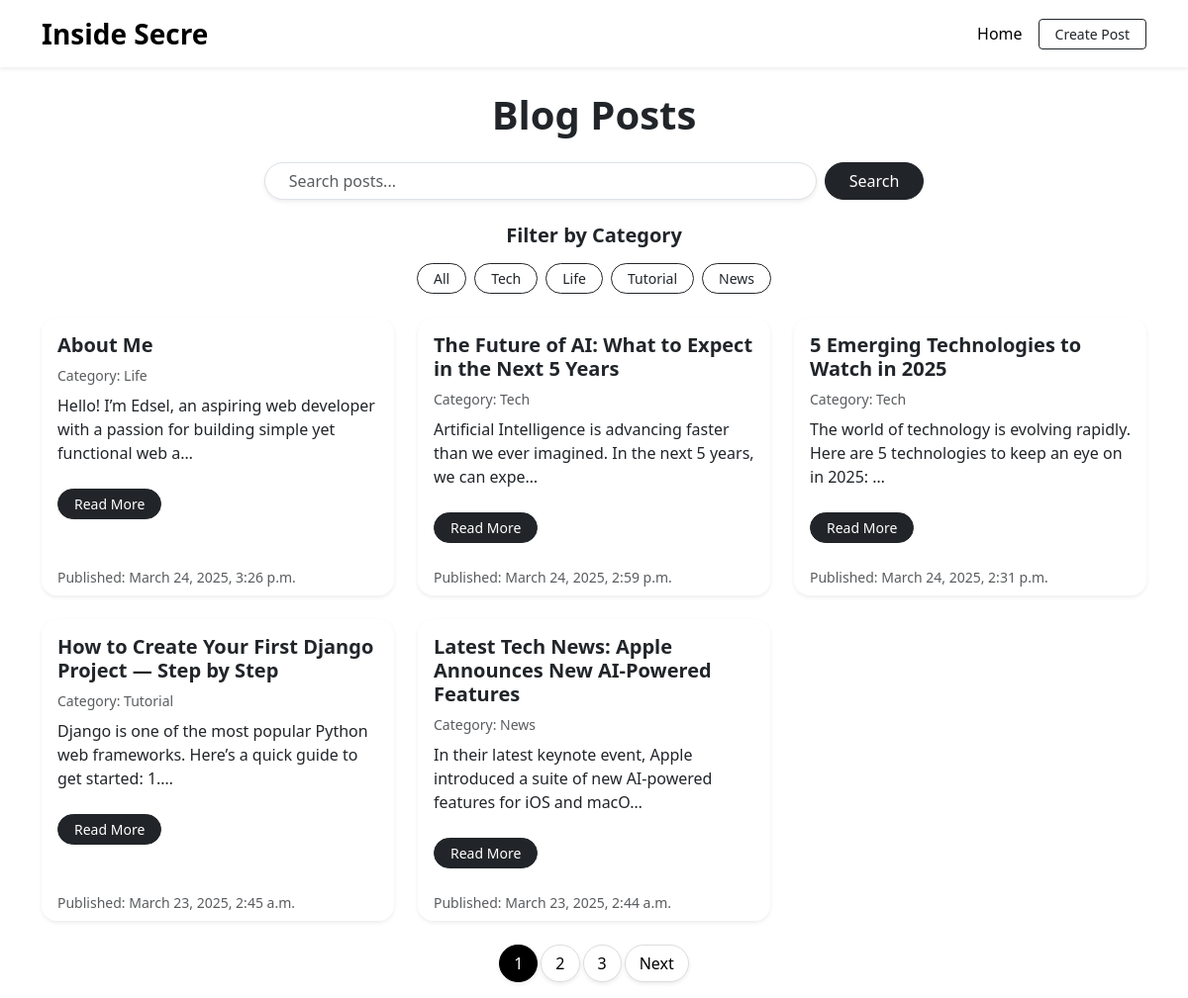
Screenshot of /blog/ with the database file from the repository.
### blog/models.py (models this page shows, shortened)
class BlogPost(models.Model):
    CATEGORY_CHOICES = [
        ("Tech", "Tech"),
        ("Life", "Life"),
        ("Tutorial", "Tutorial"),
        ("News", "News"),
    ]
    title = models.CharField(max_length=200)
    content = models.TextField()
    created_at = models.DateTimeField(auto_now_add=True)
    category = models.CharField(max_length=50, choices=CATEGORY_CHOICES, default="Tech")

### blog/views.py (the view)
# urls.py: path("", views.blog_home, name="blog_home"),  # home page
def blog_home(request):
    category = request.GET.get("category")
    search_query = request.GET.get("q")  # Get the search query from the URL
    posts = BlogPost.objects.all().order_by("-created_at")
    if category:
        posts = posts.filter(category=category)
    if search_query:
        posts = posts.filter(
            Q(title__icontains=search_query) | Q(content__icontains=search_query)
        )
    paginator = Paginator(posts, 5)
    page_number = request.GET.get("page")
    page_obj = paginator.get_page(page_number)
    categories = BlogPost.CATEGORY_CHOICES
    return render(
        request,
        "blog/home.html",
        {
            "page_obj": page_obj,
            "categories": categories,
            "category": category,
            "search_query": search_query,
        },
    )

### blog/templates/blog/home.html (shortened to what this page needs)
{% extends 'blog/base.html' %}
{% block content %}
<h1 class="mb-4 text-center fw-bold" style="font-size: 2.5rem;">Blog Posts</h1>
<div class="mb-4 text-center">
  <form method="get" class="d-flex justify-content-center gap-2">
      <input type="text" name="q" class="form-control w-50 rounded-pill shadow-sm px-4" placeholder="Search posts..." value="{{ search_query|default:'' }}">
      <button type="submit" class="btn btn-dark px-4 rounded-pill">Search</button>
  </form>
</div>
<div class="mb-4 text-center">
    <h5 class="mb-3 fw-semibold">Filter by Category</h5>
    <div class="d-flex justify-content-center flex-wrap gap-2">
        <a href="{% url 'blog_home' %}" class="btn btn-outline-dark btn-sm rounded-pill px-3">All</a>
        {% for code, name in categories %}
            <a href="?category={{ code }}" class="btn btn-outline-dark btn-sm rounded-pill px-3">
                {{ name }}
            </a>
        {% endfor %}
    </div>
</div>
<div class="row">
    {% for post in page_obj %}
        <div class="col-md-4 mb-4">
            <div class="card shadow-sm h-100 border-0 rounded-4 transition-card">
                <div class="card-body">
                    <h5 class="card-title fw-bold">{{ post.title }}</h5>
                    <p class="card-text small text-muted mb-2">Category: {{ post.category }}</p>
                    <p class="card-text">{{ post.content|truncatechars:100 }}</p>
                    <a href="{% url 'blog_detail' post.id %}" class="btn btn-dark btn-sm rounded-pill mt-2 px-3">Read More</a>
                </div>
                <div class="card-footer bg-white border-0 text-muted small rounded-bottom-4">
                    Published: {{ post.created_at }}
                </div>
            </div>
        </div>
    {% empty %}
        <p class="text-center text-muted">No blog posts yet.</p>
    {% endfor %}
</div>
<nav aria-label="Page navigation">
  <ul class="pagination justify-content-center">
    {% for num in page_obj.paginator.page_range %}
      <li class="page-item {% if page_obj.number == num %}active{% endif %}">
        <a class="page-link rounded-pill shadow-sm {% if page_obj.number == num %}bg-dark text-white border-dark{% endif %}"
           href="?page={{ num }}{% if category %}&category={{ category }}{% endif %}">
            {{ num }}
        </a>
      </li>
    {% endfor %}
    {% if page_obj.has_next %}
      <li class="page-item">
        <a class="page-link rounded-pill shadow-sm" href="?page={{ page_obj.next_page_number }}{% if category %}&category={{ category }}{% endif %}">Next</a>
      </li>
    {% endif %}
  </ul>
</nav>
{% endblock %}

### blog/templates/blog/base.html (shortened to what this page needs)
{% load static %}
<!DOCTYPE html>
<html lang="en">
<head>
    <link rel="stylesheet" href="https://cdn.jsdelivr.net/npm/bootstrap@5.3.0/dist/css/bootstrap.min.css">
</head>
<body>
    <nav class="navbar navbar-expand-lg navbar-light custom-light-navbar mb-4 shadow-sm">
        <div class="container">
          <a class="navbar-brand fw-bold fs-3" href="{% url 'blog_home' %}">Inside Secre</a>
          <div class="collapse navbar-collapse justify-content-end" id="navbarNav">
            <ul class="navbar-nav align-items-center gap-2">
              <li class="nav-item">
                <a class="nav-link custom-light-link {% if request.resolver_match.url_name == 'blog_home' %}active{% endif %}" href="{% url 'blog_home' %}">Home</a>
              </li>
              <li class="nav-item">
                <a class="btn btn-outline-dark btn-sm px-3 py-1" href="{% url 'create_post' %}">Create Post</a>
              </li>
            </ul>
          </div>
        </div>
    </nav>
<div class="container">
    {% block content %}
    {% endblock %}
</div>
</body>
</html>

### blog/templates/blog/base.html (style rules this page uses)
body { opacity: 0; transition: opacity 0.4s ease-in; }
body.loaded { opacity: 1; }
.custom-light-navbar { background-color: #ffffff; box-shadow: 0 2px 10px rgba(0, 0, 0, 0.05); }
.navbar-brand { color: #000 !important; position: relative; transition: color 0.3s; }
.navbar-brand::after { content: ""; position: absolute; bottom: -3px; left: 0; width: 0%; height: 2px; background-color: #000; transition: width 0.3s; }
.custom-light-link { color: #000 !important; padding: 6px 16px; border-radius: 20px; transition: all 0.3s; }

### blog/templates/blog/home.html (style rules this page uses)
.transition-card { transition: transform 0.2s ease, box-shadow 0.2s ease; }
.pagination .page-link { border: 1px solid #ddd; color: #000; border-radius: 50px !important; padding: 6px 14px; margin: 0 4px; transition: all 0.2s ease; }
.pagination .active .page-link { background-color: #000 !important; color: #fff !important; border-color: #000 !important; }

### rows the page displays
BlogPost: title "About Me", category "Life", content "Hello! I’m Edsel, an aspiring web developer with a passion for building simple yet functional web a…", created_at "March 24, 2025, 3:26 p.m."
BlogPost: title "The Future of AI: What to Expect in the Next 5 Years", category "Tech", content "Artificial Intelligence is advancing faster than we ever imagined. In the next 5 years, we can expe…", created_at "March 24, 2025, 2:59 p.m."
BlogPost: title "5 Emerging Technologies to Watch in 2025", category "Tech", content "The world of technology is evolving rapidly. Here are 5 technologies to keep an eye on in 2025: …", created_at "March 24, 2025, 2:31 p.m."
BlogPost: title "How to Create Your First Django Project — Step by Step", category "Tutorial", content "Django is one of the most popular Python web frameworks. Here’s a quick guide to get started: 1.…", created_at "March 23, 2025, 2:45 a.m."
BlogPost: title "Latest Tech News: Apple Announces New AI-Powered Features", category "News", content "In their latest keynote event, Apple introduced a suite of new AI-powered features for iOS and macO…", created_at "March 23, 2025, 2:44 a.m."

### other values shown
{{ name }} "Tech" "Life" "Tutorial" "News"
{{ num }} "1" "2" "3"
